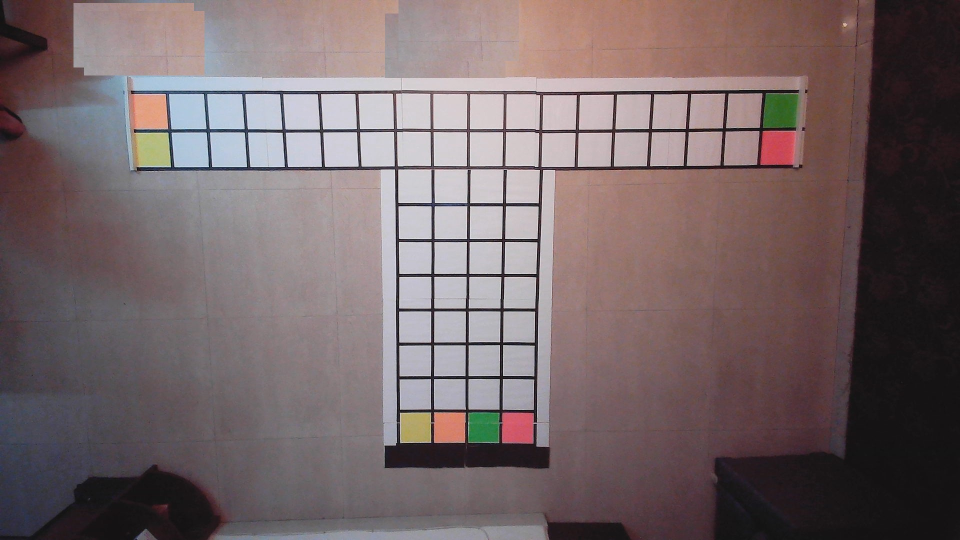
#> input picture ring_light.jpg, 1920 x 1080 px (shown at 1/2 size)
$ python -i contour_finder.py   (imports and definitions only)
#> lines starting #> are read from the running program, lines starting #| are printed output that depends on the picture; after the words box and inside, x2 and y2 are one past the last pixel; in counts of white or black regions, pixels touching at a corner belong together
#> further down, picture is the input picture: shape (1080, 1920, 3); mean B, G, R 103.8, 102.1, 116.8
##mew
import cv2
import numpy as np

class C_T_iden_fn:
    def __init__(self,img):
        self.img = img
        self.area = []
        self.i = 0
        self.contour = []
# [7 lines of commented-out code are left out]

    def contour_finder(self):
        kernel = np.ones((10,10),np.float32)/100
        imgray = cv2.cvtColor(self.img, cv2.COLOR_BGR2GRAY)
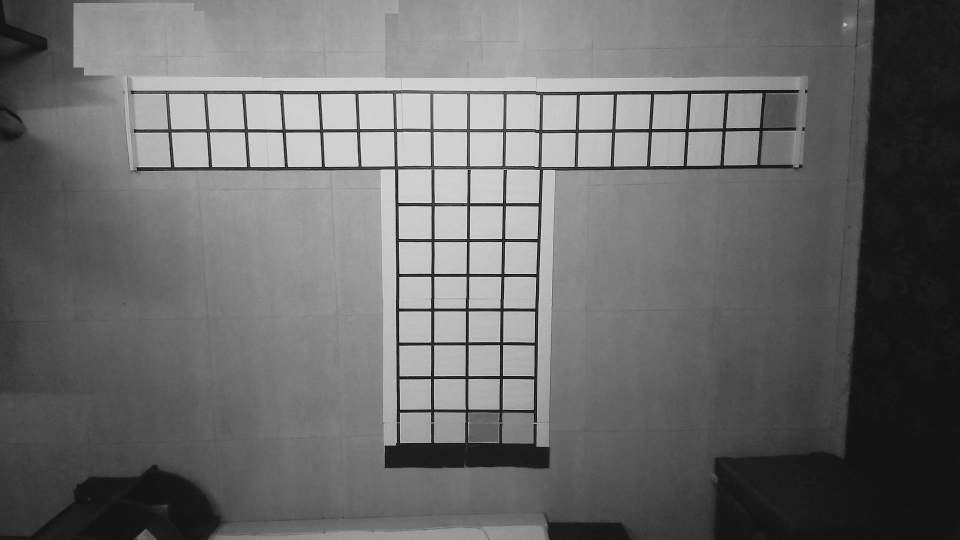
#> imgray: shape (1080, 1920) (shown at 1/2 size); min 2, max 255, mean 106.7
        blurred = cv2.GaussianBlur(imgray, (5,5), 0)
        ret, thresh = cv2.threshold(blurred, 100,255, cv2.THRESH_BINARY)
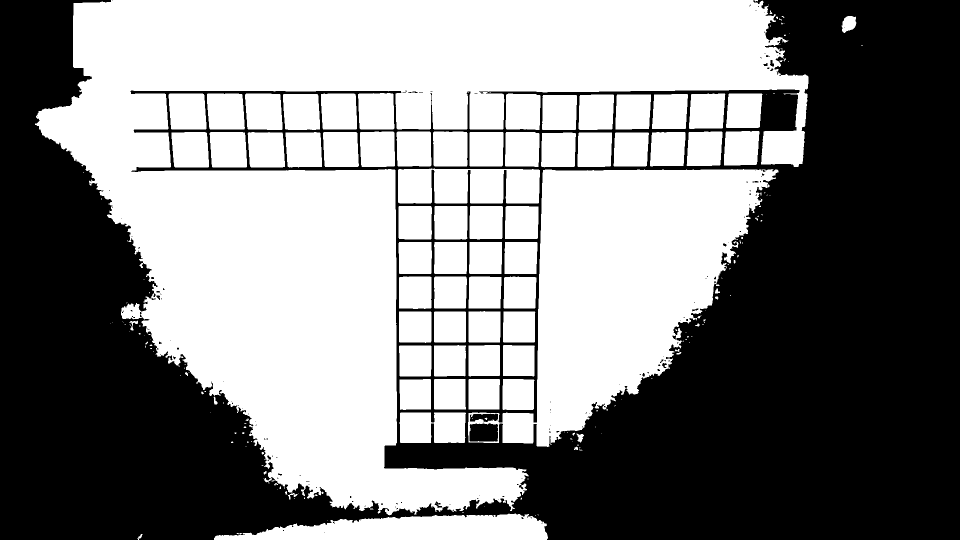
#> thresh: shape (1080, 1920) (shown at 1/2 size); 51.9% white; 146 black regions (126 under 20 px)
        self.contours, hierarchy = cv2.findContours(thresh, cv2.RETR_TREE, cv2.CHAIN_APPROX_SIMPLE)
#> self.contours = 368 contours, 267 with area under 20; largest, box (x1, y1, x2, y2) and area: (70, 0, 1617, 1031) 612076, (936, 338, 1557, 894) 171024, (428, 1027, 1096, 1080) 23890, (796, 337, 1080, 407) 17948, (799, 825, 932, 886) 7341
        # [6 lines of commented-out code are left out]
        return(self.contours)

    def area_list(self):
        self.i = 0
        while True:
            try:
                self.area.append(cv2.contourArea(self.contours[self.i]))
                self.i = self.i + 1
            except IndexError:
                break
        return self.i, self.area


>>> import cv2
>>> picture = cv2.imread('ring_light.jpg')
>>> result = C_T_iden_fn(picture).contour_finder()
#> result has the same summary as self.contours in contour_finder
